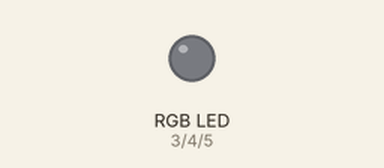
A sketch run on a simulated Arduino Uno, built with avr-gcc and run on an emulated ATmega328P. Parts: an RGB LED mixed from three pins (HIGH = lit).

Above: at 0.05 s.
At 0.3 s:
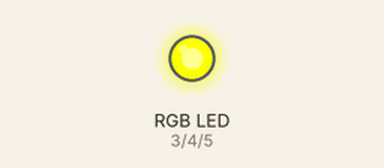
At 0.55 s:
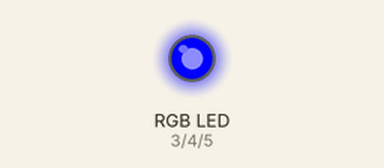
Timing chart, 0 to 3.0 s (numbered marks = the images above):
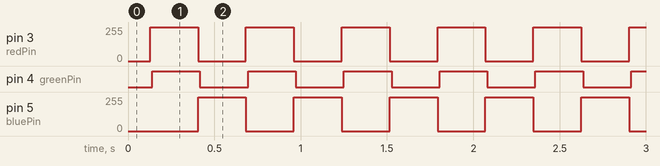

The sketch:

rgb.ino
```cpp
/*
 * Connect a 4-pin RGB LED to pins 3,4,5 and GND
 */

#include <math.h>

#ifndef M_PI
#define M_PI 3.1415
#endif

const int redPin   =  3;
const int greenPin =  4;
const int bluePin  =  5;

float f = 0.0;

int redPulse, bluePulse, greenPulse;

void lit() {
  analogWrite(redPin,   redPulse);
  analogWrite(bluePin,  bluePulse);
  analogWrite(greenPin, greenPulse);
}

void setup() {
  pinMode(redPin,   OUTPUT);
  pinMode(bluePin,  OUTPUT);
  pinMode(greenPin, OUTPUT);
}

void loop() {
  // Add 1.0 to ensure all values are positive
  redPulse   = 127*(sin((f      )*M_PI/180.0)+1.0);
  bluePulse  = 127*(sin((f+180.0)*M_PI/180.0)+1.0);
  greenPulse = 127*(sin((f+270.0)*M_PI/180.0)+1.0);
  lit();
  f += 1.0;
  delay(1);
}
```

Measured:
- by itself, pin 3 (redPin), pin 5 (bluePin): alternates 253/255 for 0.28 s and 0/255 for 0.28 s
- by itself, pin 4 (greenPin): alternates HIGH for 0.28 s and LOW for 0.28 s
